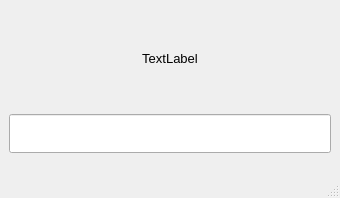
<?xml version="1.0" encoding="UTF-8"?>
<ui version="4.0">
 <class>MainWindow</class>
 <widget class="QMainWindow" name="MainWindow">
  <property name="geometry">
   <rect>
    <x>0</x>
    <y>0</y>
    <width>340</width>
    <height>198</height>
   </rect>
  </property>
  <property name="font">
   <font>
    <pointsize>20</pointsize>
   </font>
  </property>
  <property name="windowTitle">
   <string>MainWindow</string>
  </property>
  <widget class="QWidget" name="centralwidget">
   <layout class="QVBoxLayout" name="verticalLayout">
    <item>
     <widget class="QLabel" name="label">
      <property name="font">
       <font>
        <pointsize>10</pointsize>
       </font>
      </property>
      <property name="text">
       <string>TextLabel</string>
      </property>
      <property name="alignment">
       <set>Qt::AlignCenter</set>
      </property>
     </widget>
    </item>
    <item>
     <widget class="QLineEdit" name="lineEdit"/>
    </item>
   </layout>
  </widget>
  <widget class="QMenuBar" name="menubar">
   <property name="geometry">
    <rect>
     <x>0</x>
     <y>0</y>
     <width>340</width>
     <height>42</height>
    </rect>
   </property>
  </widget>
  <widget class="QStatusBar" name="statusbar"/>
 </widget>
 <resources/>
 <connections/>
</ui>
